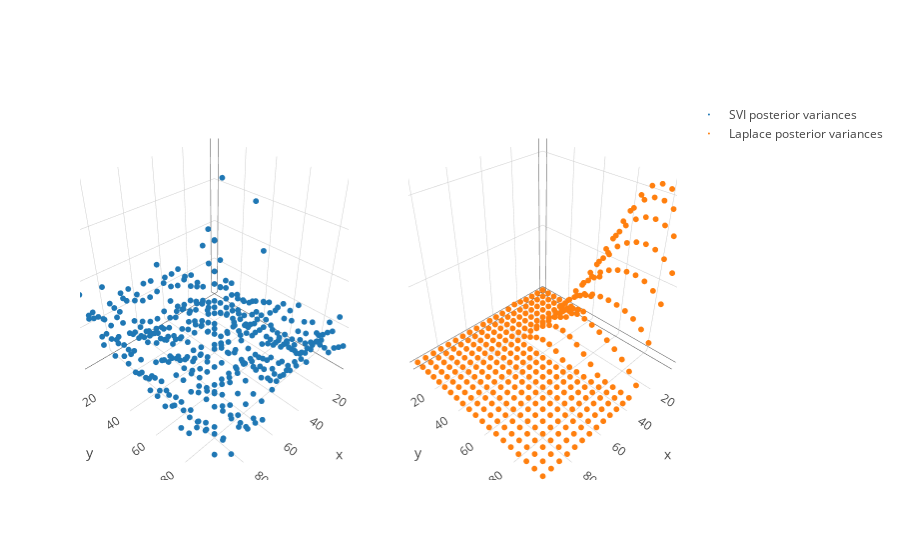

The cell this chart's notebook holds for it:
### Markdown cell above
To get the predictive variances, we do the following. For the SVI method, we already have them calculated. We use covariance estimation with Gaussian perturbations for the Laplace method, where the parameter indicates the number of samples to estimate based on. See "Massively Scalable GPs" for more on this method."

### Code cell
svi_variances = np.exp(inf_svi.q_S)
lp_variances = inf_lp.variance(50)

var_svi = go.Scatter3d(x = X[:,0], y = X[:,1], z=svi_variances, mode = 'markers', marker=dict(size = 2,), name = 'SVI posterior variances')
var_lp = go.Scatter3d(x = X[:,0], y = X[:,1], z=lp_variances, mode = 'markers', marker=dict(size = 2,), name = 'Laplace posterior variances')
fig = tools.make_subplots(rows=1, cols=2, specs=[[{'is_3d': True}, {'is_3d': True}]])
fig.append_trace(var_svi, 1, 1)
fig.append_trace(var_lp, 1, 2)
iplot(fig)

### Figure 1 — Plotly figure (JSON) as saved in the notebook; plotly's stock layout.template omitted (floating-point values rounded to 4 significant figures; data arrays with more than 128 entries replaced by an {"elided": "..."} marker saying what was removed)
{"data": [{"marker": {"size": 2}, "mode": "markers", "name": "SVI posterior variances", "scene": "scene1", "type": "scatter3d", "x": {"elided": "400 int values"}, "y": {"elided": "400 int values"}, "z": {"elided": "400 float values"}}, {"marker": {"size": 2}, "mode": "markers", "name": "Laplace posterior variances", "scene": "scene2", "type": "scatter3d", "x": {"elided": "400 int values"}, "y": {"elided": "400 int values"}, "z": {"elided": "400 float values"}}], "layout": {"scene1": {"domain": {"x": [0, 0.45], "y": [0, 1]}}, "scene2": {"domain": {"x": [0.55, 1], "y": [0, 1]}}}}
